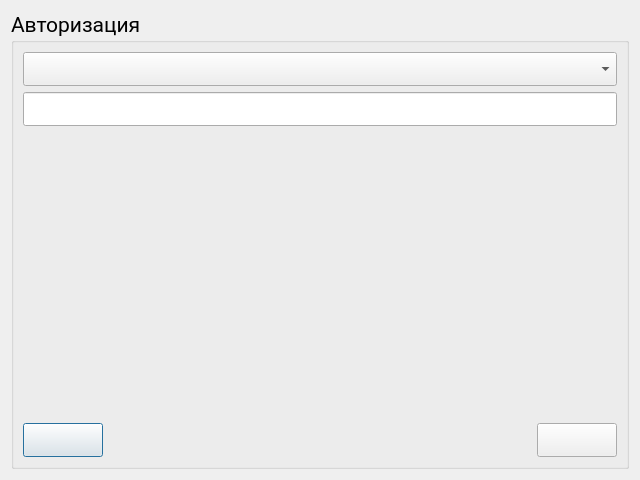
<?xml version="1.0" encoding="UTF-8"?>
<ui version="4.0">
 <class>AuthorizationWindow</class>
 <widget class="QDialog" name="AuthorizationWindow">
  <property name="geometry">
   <rect>
    <x>0</x>
    <y>0</y>
    <width>640</width>
    <height>480</height>
   </rect>
  </property>
  <property name="minimumSize">
   <size>
    <width>640</width>
    <height>480</height>
   </size>
  </property>
  <property name="maximumSize">
   <size>
    <width>640</width>
    <height>480</height>
   </size>
  </property>
  <property name="font">
   <font>
    <family>Roboto</family>
    <pointsize>16</pointsize>
   </font>
  </property>
  <property name="windowTitle">
   <string>Система контроля знаний студентов</string>
  </property>
  <property name="styleSheet">
   <string notr="true"/>
  </property>
  <layout class="QVBoxLayout" name="verticalLayout_4">
   <item>
    <widget class="QGroupBox" name="groupBox_2">
     <property name="font">
      <font>
       <family>Roboto</family>
       <pointsize>16</pointsize>
      </font>
     </property>
     <property name="title">
      <string>Авторизация</string>
     </property>
     <layout class="QVBoxLayout" name="verticalLayout_3">
      <item>
       <widget class="QComboBox" name="login">
        <property name="font">
         <font>
          <family>Roboto</family>
          <pointsize>16</pointsize>
          <italic>false</italic>
          <bold>true</bold>
          <underline>false</underline>
          <strikeout>false</strikeout>
         </font>
        </property>
        <property name="styleSheet">
         <string notr="true"/>
        </property>
       </widget>
      </item>
      <item>
       <widget class="QLineEdit" name="password">
        <property name="font">
         <font>
          <family>Roboto</family>
          <pointsize>16</pointsize>
          <italic>false</italic>
          <bold>true</bold>
          <underline>false</underline>
          <strikeout>false</strikeout>
         </font>
        </property>
       </widget>
      </item>
      <item>
       <spacer name="verticalSpacer">
        <property name="orientation">
         <enum>Qt::Vertical</enum>
        </property>
        <property name="sizeHint" stdset="0">
         <size>
          <width>20</width>
          <height>40</height>
         </size>
        </property>
       </spacer>
      </item>
      <item>
       <layout class="QVBoxLayout" name="verticalLayout_2">
        <item>
         <layout class="QHBoxLayout" name="horizontalLayout">
          <item>
           <widget class="QPushButton" name="pushButton">
            <property name="sizePolicy">
             <sizepolicy hsizetype="Fixed" vsizetype="Fixed">
              <horstretch>0</horstretch>
              <verstretch>0</verstretch>
             </sizepolicy>
            </property>
            <property name="minimumSize">
             <size>
              <width>80</width>
              <height>20</height>
             </size>
            </property>
            <property name="maximumSize">
             <size>
              <width>80</width>
              <height>40</height>
             </size>
            </property>
            <property name="font">
             <font>
              <family>Roboto</family>
              <pointsize>16</pointsize>
              <bold>true</bold>
              <underline>false</underline>
              <strikeout>false</strikeout>
             </font>
            </property>
            <property name="layoutDirection">
             <enum>Qt::LeftToRight</enum>
            </property>
            <property name="styleSheet">
             <string notr="true"/>
            </property>
            <property name="icon">
             <iconset resource="resourses.qrc">
              <normaloff>:/resourses/L.png</normaloff>:/resourses/L.png</iconset>
            </property>
            <property name="iconSize">
             <size>
              <width>30</width>
              <height>30</height>
             </size>
            </property>
           </widget>
          </item>
          <item>
           <spacer name="horizontalSpacer">
            <property name="orientation">
             <enum>Qt::Horizontal</enum>
            </property>
            <property name="sizeHint" stdset="0">
             <size>
              <width>40</width>
              <height>20</height>
             </size>
            </property>
           </spacer>
          </item>
          <item>
           <widget class="QPushButton" name="pushButton_2">
            <property name="minimumSize">
             <size>
              <width>80</width>
              <height>20</height>
             </size>
            </property>
            <property name="maximumSize">
             <size>
              <width>80</width>
              <height>40</height>
             </size>
            </property>
            <property name="font">
             <font>
              <family>Roboto</family>
              <pointsize>16</pointsize>
              <bold>true</bold>
              <underline>false</underline>
              <strikeout>false</strikeout>
             </font>
            </property>
            <property name="layoutDirection">
             <enum>Qt::LeftToRight</enum>
            </property>
            <property name="styleSheet">
             <string notr="true"/>
            </property>
            <property name="icon">
             <iconset resource="resourses.qrc">
              <normaloff>:/resourses/R.png</normaloff>:/resourses/R.png</iconset>
            </property>
            <property name="iconSize">
             <size>
              <width>30</width>
              <height>30</height>
             </size>
            </property>
            <property name="shortcut">
             <string>Return</string>
            </property>
           </widget>
          </item>
         </layout>
        </item>
       </layout>
      </item>
     </layout>
    </widget>
   </item>
  </layout>
 </widget>
 <resources>
  <include location="resourses.qrc"/>
 </resources>
 <connections/>
</ui>
